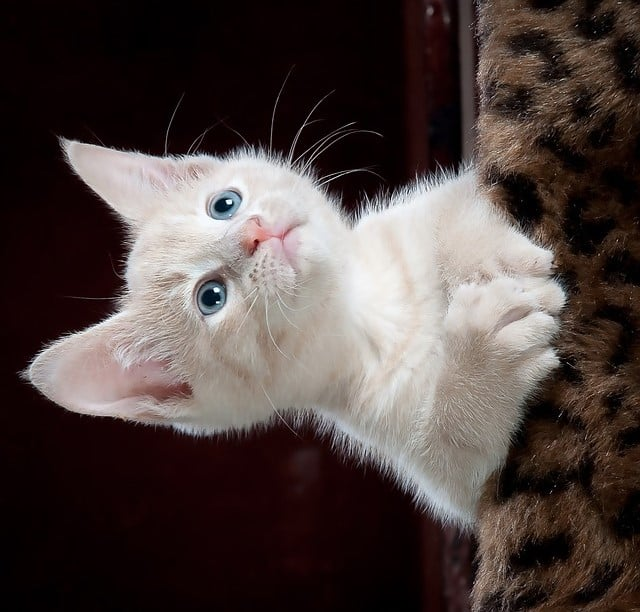
#> input picture PDI/Images/kitty2.jpg, 640 x 612 px
$ jupyter execute 'Notebook 6 Tranformaciones.ipynb'
#> lines starting #> are read from the running program, lines starting #| are printed output that depends on the picture
# Notebook 6 -  Aliasing, rotación y re-escalamiento
https://scikit-image.org/docs/stable/api/skimage.transform.html
## Objetivo

Observar el efecto del aliasing durante el proceso de reducción de tamaño de una imagen.

## Descripción

En procesamiento digital de imágenes, el **aliasing** es un efecto que aparece cuando una imagen se reduce de tamaño sin aplicar un filtrado adecuado. Como consecuencia, pueden aparecer bordes irregulares, pérdida de detalles y distorsiones visuales.

En este ejercicio realizarás las siguientes operaciones:

1. Cargar una imagen.
2. Rotarla 90° en sentido horario.
3. Reducir su tamaño a una cuarta parte utilizando anti-aliasing.
4. Reducir su tamaño a una cuarta parte sin utilizar anti-aliasing.
5. Comparar los resultados obtenidos.

---

## Paso 1. Importar las librerías necesarias

Ejecuta la siguiente celda para importar las funciones que se utilizarán durante el ejercicio.

[cell 1]
from skimage import io
from skimage.transform import rotate, rescale
import matplotlib.pyplot as plt

## Paso 2. Cargar la imagen

Lee la imagen y visualízala.

## Paso 3. Rotar la imagen

La función `rotate()` permite girar una imagen un determinado número de grados.

Un ángulo negativo produce una rotación en sentido horario.

### Actividad

Rota la imagen 90° en sentido horario.

[cell 2]
imagen=plt.imread('../Images/kitty2.jpg')
#> imagen is the input picture: shape (612, 640, 3); mean R, G, B 78.6, 67, 64.4
imagen_rotada = rotate(imagen, -90)
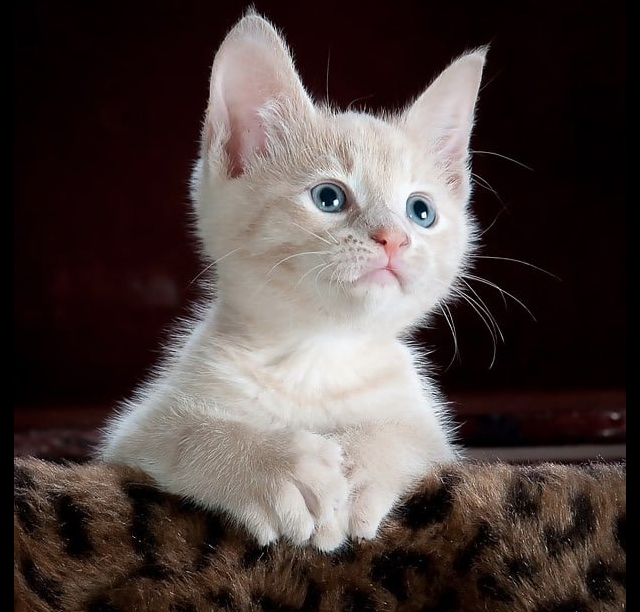
#> imagen_rotada: shape (612, 640, 3) float64; mean R, G, B 0.305, 0.261, 0.251

plt.figure(figsize=(5,5))
plt.imshow(imagen_rotada)
plt.title("Imagen rotada 90°")
plt.axis("off")
plt.show()

## Paso 4. Re-escalamiento con anti-aliasing

Cuando una imagen se reduce de tamaño, es recomendable aplicar un filtro anti-aliasing para disminuir la aparición de artefactos visuales.

### Actividad

Reduce la imagen a una cuarta parte de su tamaño original utilizando anti-aliasing.

[cell 3]
imagen_con_aa = rescale(
    imagen_rotada,
    1/4,
    anti_aliasing=True,
    channel_axis=2
)
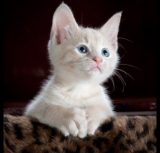
#> imagen_con_aa: shape (153, 160, 3) float64; mean R, G, B 0.305, 0.261, 0.252

plt.figure(figsize=(5,5))
plt.imshow(imagen_con_aa)
plt.title("Con anti-aliasing")
plt.axis("off")
plt.show()

## Paso 5. Re-escalamiento sin anti-aliasing

Ahora realiza exactamente la misma reducción de tamaño, pero sin aplicar el filtro anti-aliasing.

### Actividad

Observa las diferencias respecto al resultado anterior.

[cell 4]
imagen_sin_aa = rescale(
    imagen_rotada,
    1/4,
    anti_aliasing=False,
    channel_axis=2
)

plt.figure(figsize=(5,5))
plt.imshow(imagen_sin_aa)
plt.title("Sin anti-aliasing")
plt.axis("off")
plt.show()

## Paso 6. Comparación de resultados

Visualiza ambas imágenes para identificar las diferencias producidas por el aliasing.

[cell 5]
fig, ax = plt.subplots(1, 2, figsize=(10,5))

ax[0].imshow(imagen_con_aa)
ax[0].set_title("Con anti-aliasing")
ax[0].axis("off")

ax[1].imshow(imagen_sin_aa)
ax[1].set_title("Sin anti-aliasing")
ax[1].axis("off")

plt.show()
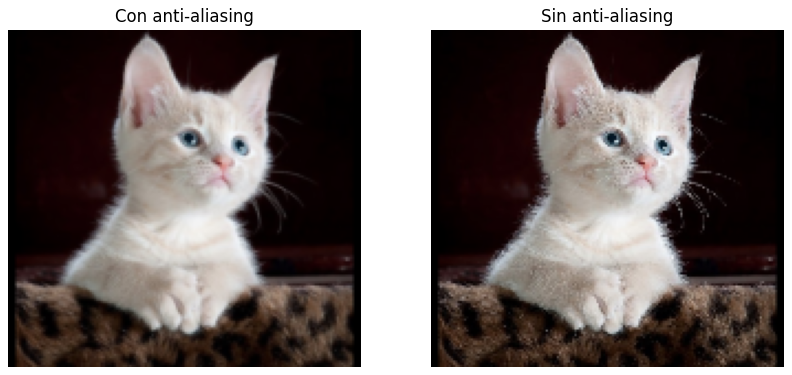
#> figure drawn by matplotlib, 2 panels

$ run again, with PDI/Images/building_image.jpg copied over PDI/Images/kitty2.jpg
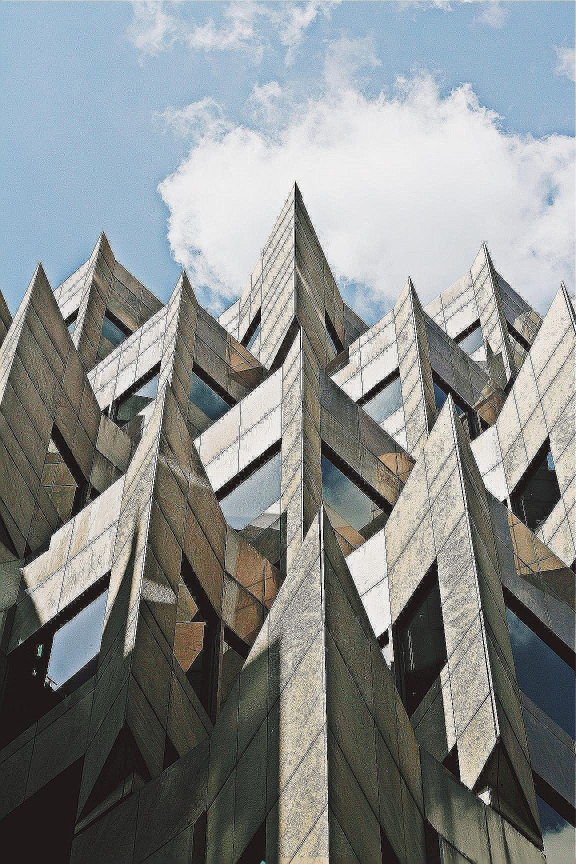
#> input picture PDI/Images/building_image.jpg, 1152 x 1728 px (shown at 1/2 size)
#> imagen is the input picture: shape (1728, 1152, 3); mean R, G, B 136, 139.7, 139.3
#> `imagen_sin_aa = rescale( imagen_rotada, 1/4, anti_aliasing=False, chan..`:
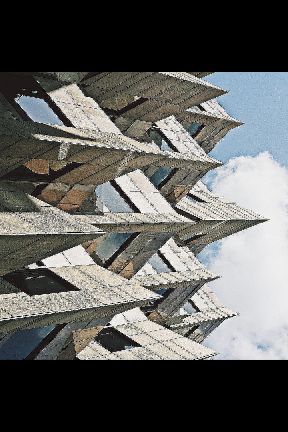
#> imagen_sin_aa: shape (432, 288, 3) float64; mean R, G, B 0.376, 0.377, 0.368
#> `plt.show()`:
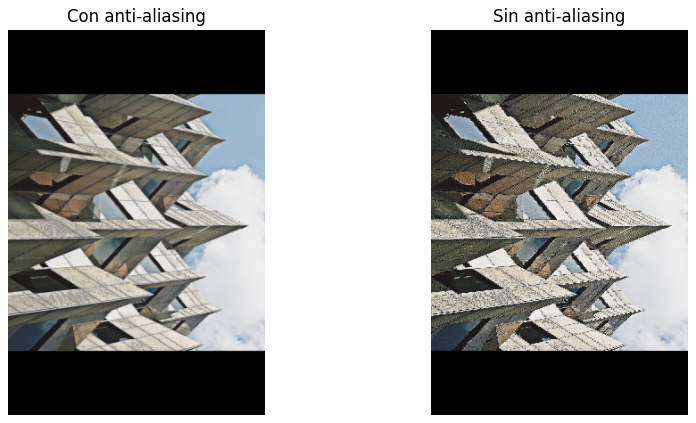
#> figure drawn by matplotlib, 2 panels

$ run again, with PDI/Images/cat_2.jpg copied over PDI/Images/kitty2.jpg
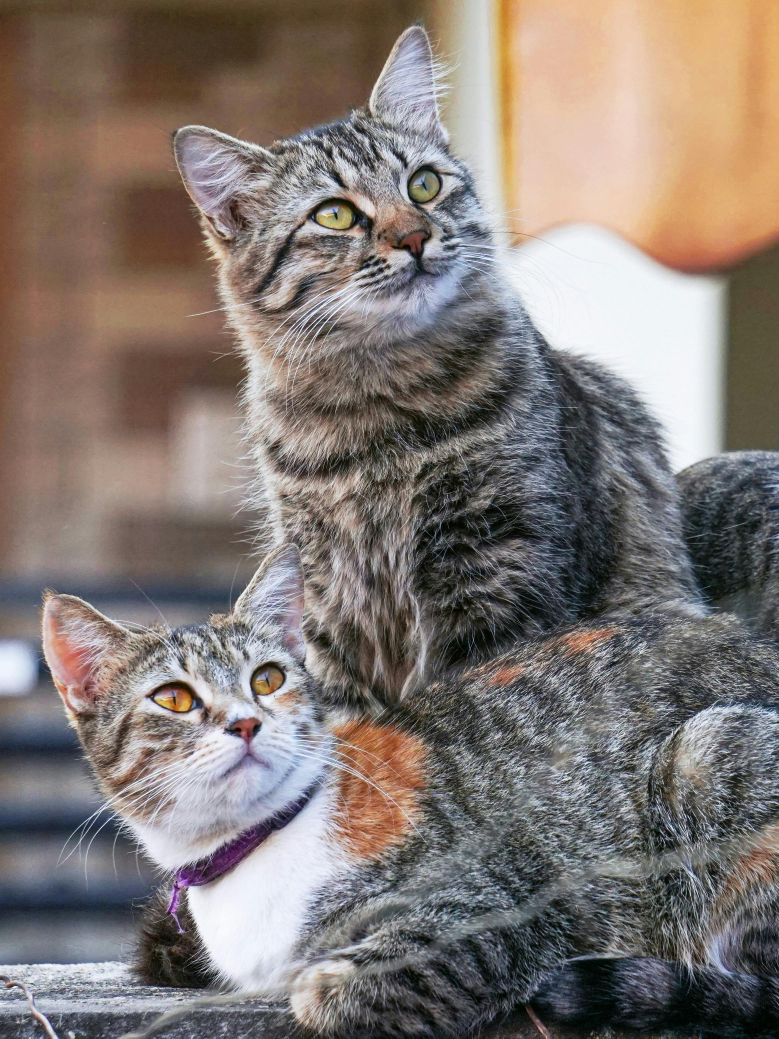
#> input picture PDI/Images/cat_2.jpg, 2336 x 3115 px (shown at 1/3 size)
#> imagen is the input picture: shape (3115, 2336, 3); mean R, G, B 130.3, 120.7, 115.9
#> `imagen_con_aa = rescale( imagen_rotada, 1/4, anti_aliasing=True, chann..`:
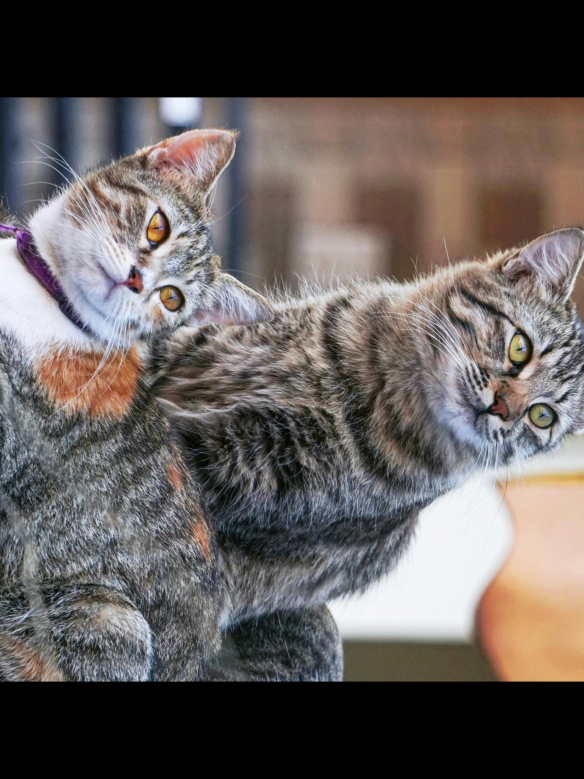
#> imagen_con_aa: shape (779, 584, 3) float64; mean R, G, B 0.388, 0.362, 0.353
#> `plt.show()`:
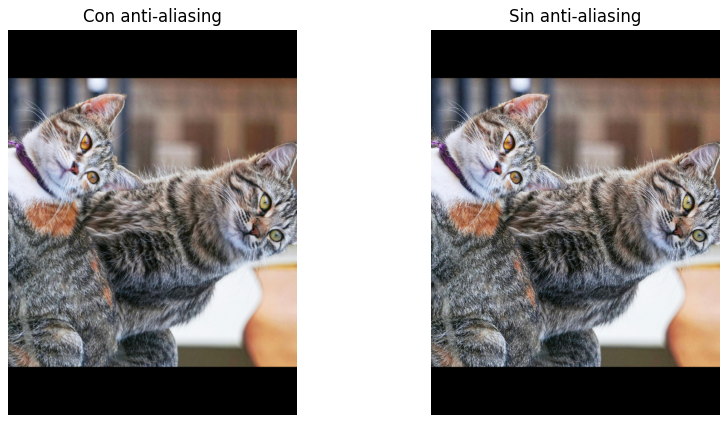
#> figure drawn by matplotlib, 2 panels

$ run again, with PDI/Images/chess.jpg copied over PDI/Images/kitty2.jpg
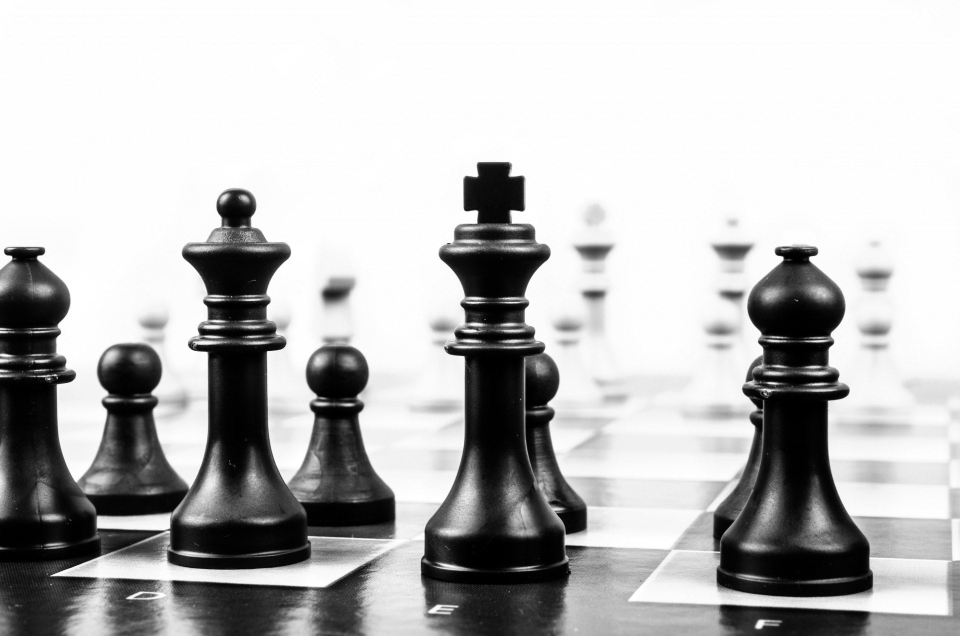
#> input picture PDI/Images/chess.jpg, 1920 x 1271 px (shown at 1/2 size)
#> imagen is the input picture: shape (1271, 1920, 3); min 0, max 255, mean 185.6
#> `imagen_con_aa = rescale( imagen_rotada, 1/4, anti_aliasing=True, chann..`:
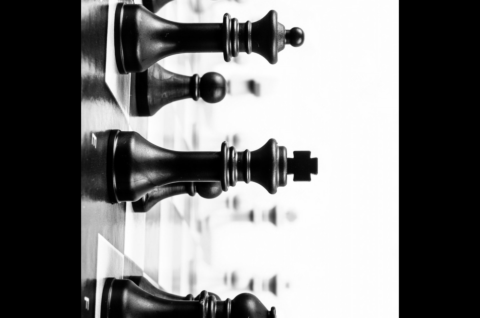
#> imagen_con_aa: shape (318, 480, 3) float64; min 0, max 1, mean 0.48
#> `plt.show()`:
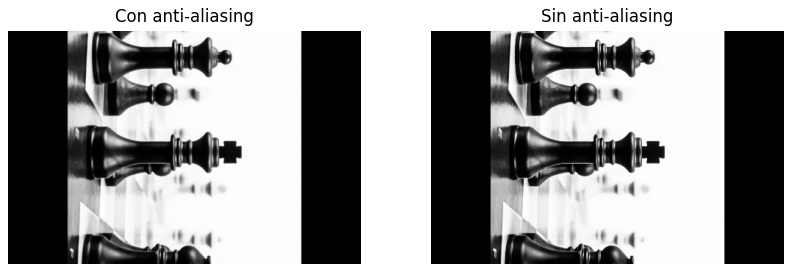
#> figure drawn by matplotlib, 2 panels
